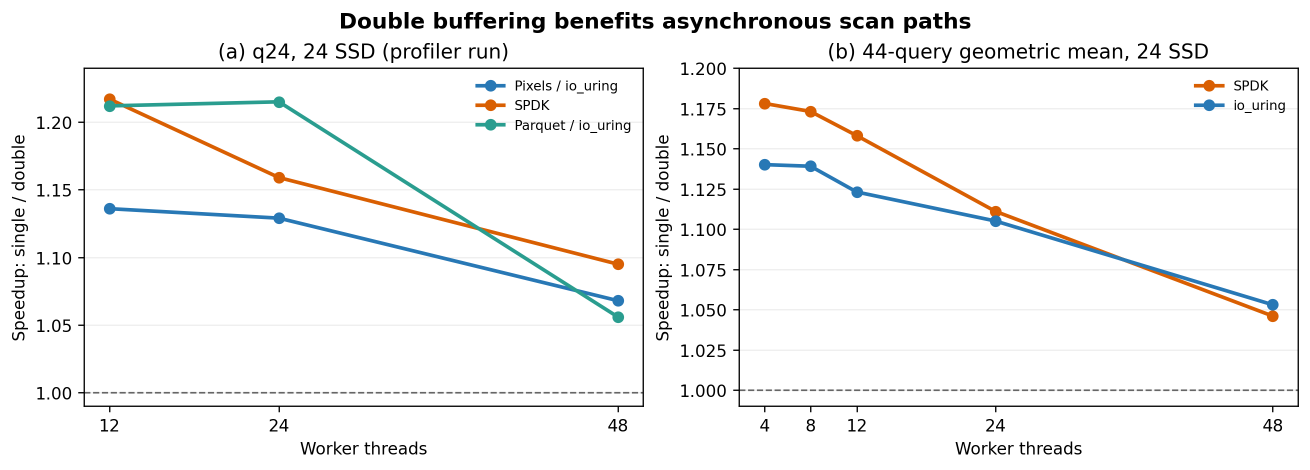
#> input picture cpp/docs/buffer-pool/figures/buffer-research-overview/01-doublebuffer-cross-backend.png, 2619 x 939 px, found by its file name (shown at 1/2 size); the run also reads 1 picture not shown here
$ python build_buffer_research_slides.py
#> lines starting #> are read from the running program, lines starting #| are printed output that depends on the picture
#!/usr/bin/env python3
"""Generate a compact four-slide PPTX for the buffer research overview.

The presentation uses full-slide PNGs inside a standard OOXML package. This keeps
Chinese fonts and scientific figures stable without requiring python-pptx.
"""

from __future__ import annotations

import argparse
import zipfile
from pathlib import Path

import matplotlib.font_manager as fm
import matplotlib.image as mpimg
import matplotlib.pyplot as plt
from matplotlib.patches import FancyArrowPatch, FancyBboxPatch, Rectangle


SLIDE_W = 13.333
SLIDE_H = 7.5
EMU_W = 12192000
EMU_H = 6858000
NAVY = "#17365D"
BLUE = "#2878B5"
TEAL = "#2A9D8F"
ORANGE = "#D95F02"
PURPLE = "#6C5CE7"
GRAY = "#5B6573"
LIGHT = "#F3F6F9"


def configure_font():
    bundled_font = Path("/home/whz/.local/share/fonts/NotoSansCJK-Regular.ttc")
    if bundled_font.is_file():
        fm.fontManager.addfont(bundled_font)
        plt.rcParams["font.family"] = fm.FontProperties(fname=bundled_font).get_name()
        plt.rcParams["axes.unicode_minus"] = False
        return
    candidates = [
        "Noto Sans CJK JP", "Noto Sans CJK SC", "Source Han Sans SC", "Microsoft YaHei",
        "WenQuanYi Micro Hei", "Droid Sans Fallback",
    ]
    available = {font.name for font in fm.fontManager.ttflist}
    for candidate in candidates:
        if candidate in available:
            plt.rcParams["font.family"] = candidate
            break
    plt.rcParams["axes.unicode_minus"] = False


def new_slide(title: str, number: int):
    fig = plt.figure(figsize=(SLIDE_W, SLIDE_H), dpi=150, facecolor="white")
    ax = fig.add_axes([0, 0, 1, 1])
    ax.set_xlim(0, 1)
    ax.set_ylim(0, 1)
    ax.axis("off")
    if title:
        ax.text(0.055, 0.925, title, fontsize=25, weight="bold", color=NAVY,
                ha="left", va="center")
        ax.plot([0.055, 0.945], [0.875, 0.875], color="#D8E1EA", linewidth=1.5)
    ax.text(0.95, 0.035, str(number), fontsize=9, color="#8995A3",
            ha="right", va="center")
    return fig, ax


def save_slide(fig, path: Path):
    fig.savefig(path, dpi=150, facecolor="white")
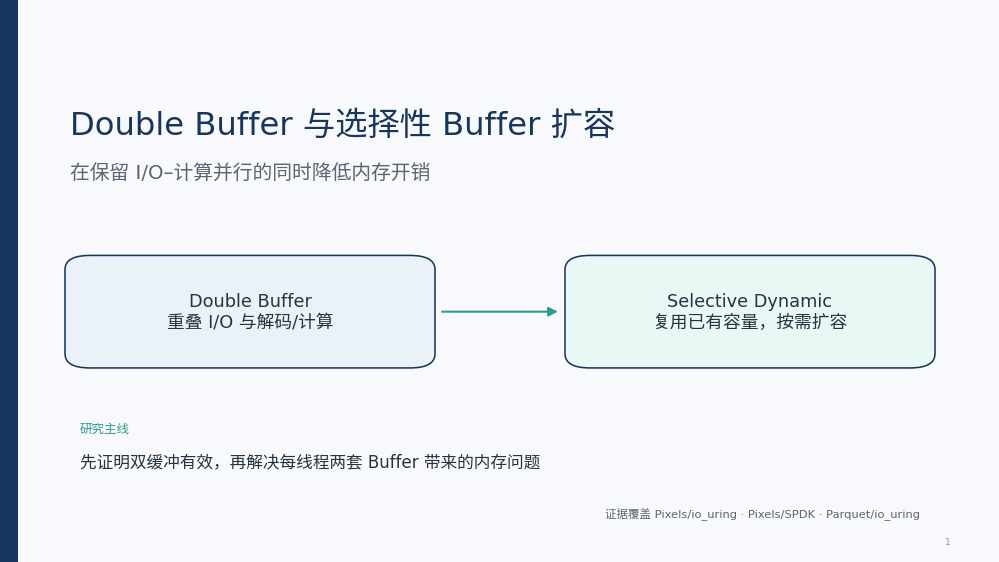
#> figure drawn by matplotlib, 1 panel
    plt.close(fig)


def box(ax, xy, width, height, text, facecolor, edgecolor=NAVY, fontsize=14):
    patch = FancyBboxPatch(
        xy, width, height, boxstyle="round,pad=0.015,rounding_size=0.025",
        facecolor=facecolor, edgecolor=edgecolor, linewidth=1.5,
    )
    ax.add_patch(patch)
    ax.text(xy[0] + width / 2, xy[1] + height / 2, text,
            fontsize=fontsize, ha="center", va="center", color="#263442")
    return patch


def arrow(ax, start, end, color=NAVY):
    ax.add_patch(FancyArrowPatch(start, end, arrowstyle="-|>", mutation_scale=18,
                                linewidth=2, color=color))


def slide_title(output: Path):
    fig, ax = new_slide("", 1)
    ax.add_patch(Rectangle((0, 0), 1, 1, facecolor="#F7F9FC", edgecolor="none"))
    ax.add_patch(Rectangle((0, 0), 0.018, 1, facecolor=NAVY, edgecolor="none"))
    ax.text(0.07, 0.76, "Double Buffer 与选择性 Buffer 扩容",
            fontsize=31, weight="bold", color=NAVY, ha="left")
    ax.text(0.07, 0.68, "在保留 I/O–计算并行的同时降低内存开销",
            fontsize=19, color=GRAY, ha="left")

    box(ax, (0.08, 0.36), 0.34, 0.17,
        "Double Buffer\n重叠 I/O 与解码/计算", "#EAF2F8", fontsize=17)
    arrow(ax, (0.44, 0.445), (0.56, 0.445), color=TEAL)
    box(ax, (0.58, 0.36), 0.34, 0.17,
        "Selective Dynamic\n复用已有容量，按需扩容", "#E8F8F5", fontsize=17)

    ax.text(0.08, 0.23, "研究主线", fontsize=12, weight="bold", color=TEAL)
    ax.text(0.08, 0.17,
            "先证明双缓冲有效，再解决每线程两套 Buffer 带来的内存问题",
            fontsize=16, color="#263442")
    ax.text(0.92, 0.08,
            "证据覆盖 Pixels/io_uring · Pixels/SPDK · Parquet/io_uring",
            fontsize=11, color=GRAY, ha="right")
    save_slide(fig, output)


def slide_backend(output: Path, figure_path: Path):
    fig, ax = new_slide("1  Double Buffer 的收益不依赖特定异步后端", 2)
    image = mpimg.imread(figure_path)
#> image is the input picture: shape (939, 2619, 4) float32; mean R, G, B, A 0.958, 0.959, 0.958, 1
    image_ax = fig.add_axes([0.055, 0.15, 0.67, 0.68])
    image_ax.imshow(image)
    image_ax.axis("off")

    ax.text(0.76, 0.78, "核心数据", fontsize=15, weight="bold", color=NAVY)
    points = [
        ("SPDK", "44 查询均值：1.178× → 1.046×", ORANGE),
        ("io_uring", "44 查询均值：1.140× → 1.053×", BLUE),
        ("Parquet", "q24：1.212× / 1.215× / 1.056×", TEAL),
    ]
    y = 0.68
    for name, value, color in points:
        ax.add_patch(Rectangle((0.76, y - 0.012), 0.012, 0.012,
                               facecolor=color, edgecolor="none"))
        ax.text(0.78, y, name, fontsize=13, weight="bold", color=color, va="center")
        ax.text(0.78, y - 0.055, value, fontsize=11, color="#263442", va="center")
        y -= 0.16

    ax.add_patch(FancyBboxPatch((0.75, 0.15), 0.20, 0.16,
                                boxstyle="round,pad=0.015,rounding_size=0.02",
                                facecolor="#FFF4D6", edgecolor="#E0B44C", linewidth=1.2))
    ax.text(0.85, 0.245, "结论", fontsize=12, weight="bold", color="#8A5A00", ha="center")
    ax.text(0.85, 0.19, "收益来自异步流水线重叠\n而不是某个后端的特例",
            fontsize=12, color="#5D4700", ha="center", va="center")
    save_slide(fig, output)
#> in save_slide (call 2), `fig.savefig(path, dpi=150, facecolor="white")`:
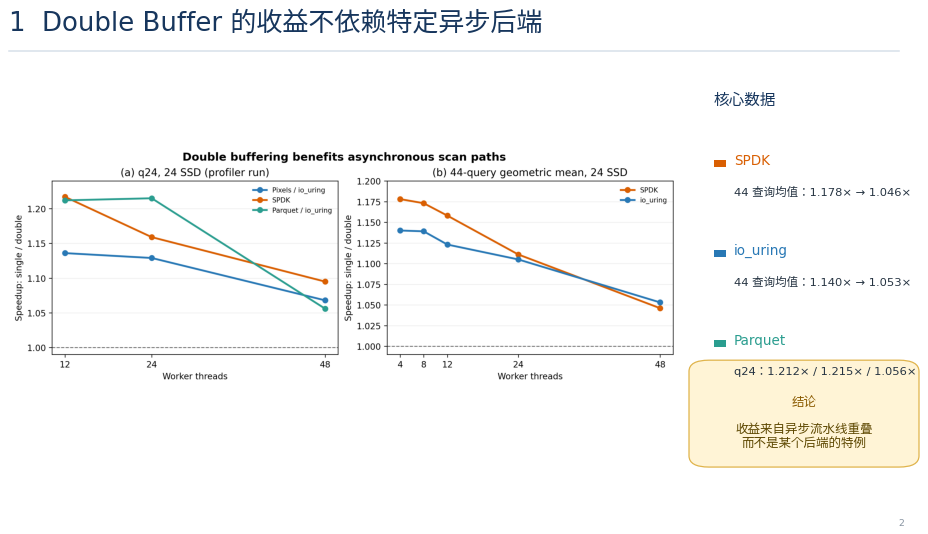
#> figure drawn by matplotlib, 2 panels


def slide_raw_io(output: Path):
    fig, ax = new_slide("2  Raw Physical I/O Scan：测量平台吞吐上限", 3)

    chart = fig.add_axes([0.075, 0.20, 0.53, 0.58])
    threads = [12, 24, 48]
    series = {
        "non-fixed": ([66.18, 109.57, 109.87], GRAY, "o"),
        "dynamic": ([68.80, 109.57, 110.14], BLUE, "s"),
        "static": ([68.74, 109.70, 110.34], PURPLE, "^"),
    }
    for label, (values, color, marker) in series.items():
        chart.plot(threads, values, marker=marker, linewidth=2.4, markersize=7,
                   color=color, label=label)
    chart.set_xlabel("Worker threads", fontsize=11)
    chart.set_ylabel("Aggregate read throughput (GB/s)", fontsize=11)
    chart.set_xticks(threads)
    chart.set_ylim(55, 116)
    chart.grid(axis="y", alpha=0.22)
    chart.legend(frameon=False, ncol=3, loc="lower right", fontsize=9)
    chart.set_title("24 SSD · 1 MiB request · queue depth 32", fontsize=12, weight="bold")

    scale = fig.add_axes([0.68, 0.48, 0.27, 0.28])
    ssds = [1, 4, 8, 12, 24]
    scaling = [6.14, 23.47, 44.07, 54.18, 109.12]
    scale.plot(ssds, scaling, marker="o", linewidth=2.2, color=TEAL)
    scale.set_title("Device scaling", fontsize=11, weight="bold")
    scale.set_xlabel("SSDs", fontsize=9)
    scale.set_ylabel("GB/s", fontsize=9)
    scale.set_xticks(ssds)
    scale.grid(alpha=0.2)

    ax.text(0.68, 0.39, "观测上限", fontsize=13, weight="bold", color=NAVY)
    ax.text(0.68, 0.31, "110.34 GB/s", fontsize=27, weight="bold", color=TEAL)
    ax.text(0.68, 0.245, "≈ 105K IOPS（1 MiB 请求）", fontsize=13, color="#263442")
    ax.text(0.68, 0.175, "24线程后进入平台期", fontsize=12, color=GRAY)
    ax.text(0.68, 0.115, "fixed-buffer 未饱和时约快 4%", fontsize=12, color=GRAY)
    ax.text(0.055, 0.07,
            "Timed region 不含文件发现及 ring/buffer 初始化；每组合预热1次、正式运行3次，中位数。",
            fontsize=10.5, color=GRAY)
    save_slide(fig, output)
#> in save_slide (call 3), `fig.savefig(path, dpi=150, facecolor="white")`:
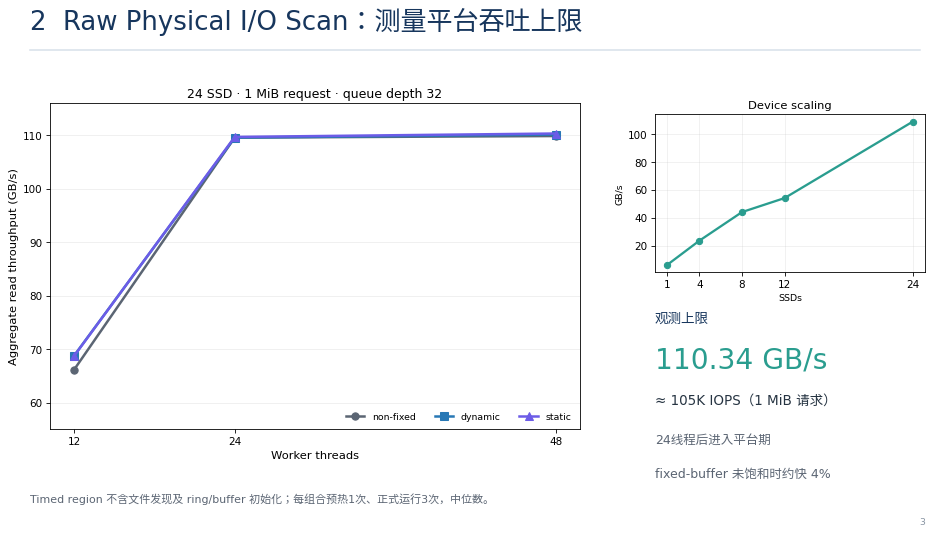
#> figure drawn by matplotlib, 3 panels


def slide_doublebuffer_io(output: Path):
    fig, ax = new_slide("3  Double Buffer 的 IOPS 与读取带宽", 4)
    threads = [12, 24, 48]

    spdk = fig.add_axes([0.07, 0.25, 0.40, 0.52])
    spdk_single_bw = [12630.821352 / 1024, 24765.474207 / 1024, 36485.135256 / 1024]
    spdk_double_bw = [15376.406689 / 1024, 28728.975440 / 1024, 40033.051565 / 1024]
    spdk_double_iops = [13904, 25978, 36200]
    spdk.plot(threads, spdk_single_bw, marker="o", linewidth=2.2,
              color="#A0A8B0", label="single")
    spdk.plot(threads, spdk_double_bw, marker="o", linewidth=2.5,
              color=ORANGE, label="double")
    for x, y, iops in zip(threads, spdk_double_bw, spdk_double_iops):
        spdk.annotate(f"{iops / 1000:.1f}K IOPS", (x, y), xytext=(0, 9),
                      textcoords="offset points", ha="center", fontsize=8.5, color=ORANGE)
    spdk.set_title("Pixels / SPDK · internal completions", fontsize=12, weight="bold")
    spdk.set_xlabel("Worker threads", fontsize=10)
    spdk.set_ylabel("Read bandwidth (GiB/s)", fontsize=10)
    spdk.set_xticks(threads)
    spdk.set_ylim(8, 44)
    spdk.grid(axis="y", alpha=0.22)
    spdk.legend(frameon=False, fontsize=9)

    iouring = fig.add_axes([0.54, 0.25, 0.40, 0.52])
    io_bw = [12968.010449 / 1024, 20997.470313 / 1024, 26487.896777 / 1024]
    io_iops = [35055, 56760, 71602]
    iouring.plot(threads, io_bw, marker="o", linewidth=2.5, markersize=7,
                 color=BLUE, label="double buffer")
    for x, y, iops in zip(threads, io_bw, io_iops):
        iouring.annotate(f"{iops / 1000:.1f}K IOPS", (x, y), xytext=(0, 10),
                         textcoords="offset points", ha="center", fontsize=8.5, color=BLUE)
    iouring.set_title("Pixels / io_uring · device iostat", fontsize=12, weight="bold")
    iouring.set_xlabel("Worker threads", fontsize=10)
    iouring.set_ylabel("Device read bandwidth (GiB/s)", fontsize=10)
    iouring.set_xticks(threads)
    iouring.set_ylim(8, 29)
    iouring.grid(axis="y", alpha=0.22)
    iouring.legend(frameon=False, fontsize=9)

    ax.text(0.07, 0.16,
            "SPDK q24：Double Buffer 在12/24/48线程分别达到 15.0 / 28.1 / 39.1 GiB/s",
            fontsize=11, color="#263442")
    ax.text(0.54, 0.16,
            "io_uring q24：48线程达到 71.6K IOPS、25.9 GiB/s",
            fontsize=11, color="#263442")
    ax.text(0.07, 0.105,
            "补充：Parquet/io_uring，16 SSD、48线程，Double Buffer 为 8.0K IOPS、5.79 GiB/s；"
            "相对 Single 分别提高 7.1% 和 6.3%。",
            fontsize=10.2, color=TEAL)
    ax.text(0.055, 0.055,
            "注意：SPDK 是进程内部 completed operations / I/O elapsed；io_uring 与 Parquet 是设备侧 iostat，绝对值不可直接排名。",
            fontsize=9.8, color=GRAY)
    save_slide(fig, output)
#> in save_slide (call 4), `fig.savefig(path, dpi=150, facecolor="white")`:
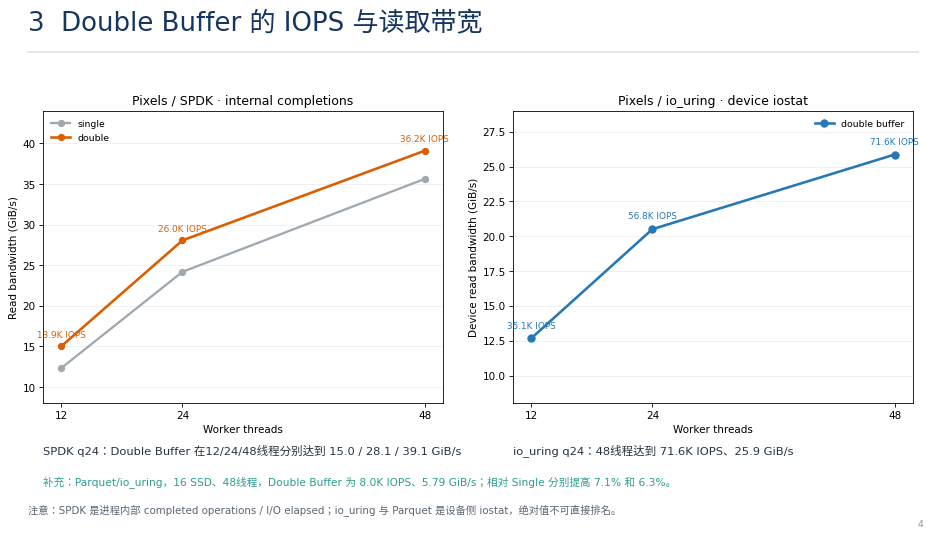
#> figure drawn by matplotlib, 3 panels


def slide_problem_solution(output: Path):
    fig, ax = new_slide("4  问题：双缓冲有效，但不能让所有线程无限扩容", 5)

    ax.text(0.065, 0.81, "现有基线", fontsize=14, weight="bold", color=NAVY)
    baseline = [
        (0.06, "Legacy", "7.70 GiB", "依赖离线大小先验", "#ECEFF1"),
        (0.29, "Static", "31.54 GiB", "查询前完整预分配", "#F1ECFA"),
        (0.52, "Dynamic", "13.16 GiB", "线程独立、重复扩容", "#FDEDE5"),
    ]
    for x, name, rss, note, face in baseline:
        box(ax, (x, 0.59), 0.19, 0.16, f"{name}\n{rss}", face, fontsize=16)
        ax.text(x + 0.095, 0.555, note, fontsize=10, color=GRAY, ha="center")

    arrow(ax, (0.74, 0.67), (0.82, 0.67), color=TEAL)
    box(ax, (0.81, 0.57), 0.14, 0.20, "Selective\n在线容量感知\n负载均衡", "#E8F8F5", fontsize=14)

    ax.plot([0.06, 0.94], [0.48, 0.48], color="#D8E1EA", linewidth=1.2)
    ax.text(0.065, 0.42, "选择性扩容只做三步", fontsize=14, weight="bold", color=NAVY)
    steps = [
        (0.07, "1", "读取 metadata", "获得本文件 column-chunk demand"),
        (0.37, "2", "寻找可复用容量", "路由给 Buffer 足够且队列可接受的 worker"),
        (0.70, "3", "必要时本地扩容", "没有合适接收者时保持本地执行"),
    ]
    for x, number, title, detail in steps:
        ax.text(x, 0.31, number, fontsize=25, weight="bold", color=TEAL,
                ha="center", va="center",
                bbox=dict(boxstyle="circle,pad=.35", facecolor="#E8F8F5", edgecolor=TEAL))
        ax.text(x + 0.045, 0.335, title, fontsize=13, weight="bold", color="#263442")
        ax.text(x + 0.045, 0.275, detail, fontsize=10.5, color=GRAY, wrap=True)
        if number != "3":
            arrow(ax, (x + 0.23, 0.31), (x + 0.27, 0.31), color="#9AA6B2")

    ax.text(0.94, 0.10,
            "策略输入只有 demand、capacity、queue load，可与 reader / I/O 后端解耦",
            fontsize=11.5, color=NAVY, weight="bold", ha="right")
    save_slide(fig, output)
#> in save_slide (call 5), `fig.savefig(path, dpi=150, facecolor="white")`:
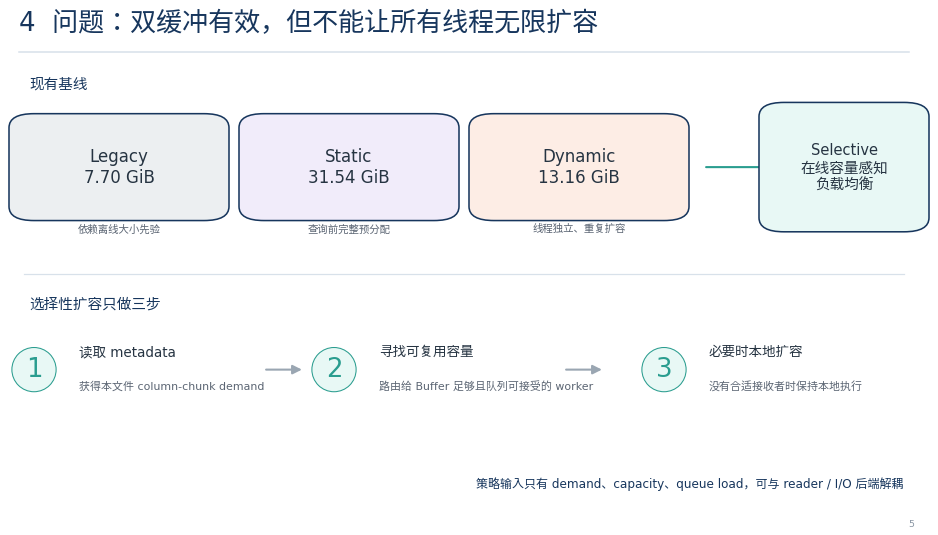
#> figure drawn by matplotlib, 1 panel


def slide_results(output: Path, figure_path: Path):
    fig, ax = new_slide("5  结果：Selective 在性能与内存之间取得可部署折中", 6)
    image = mpimg.imread(figure_path)
#> (the rest of the program and of its run is left out)
